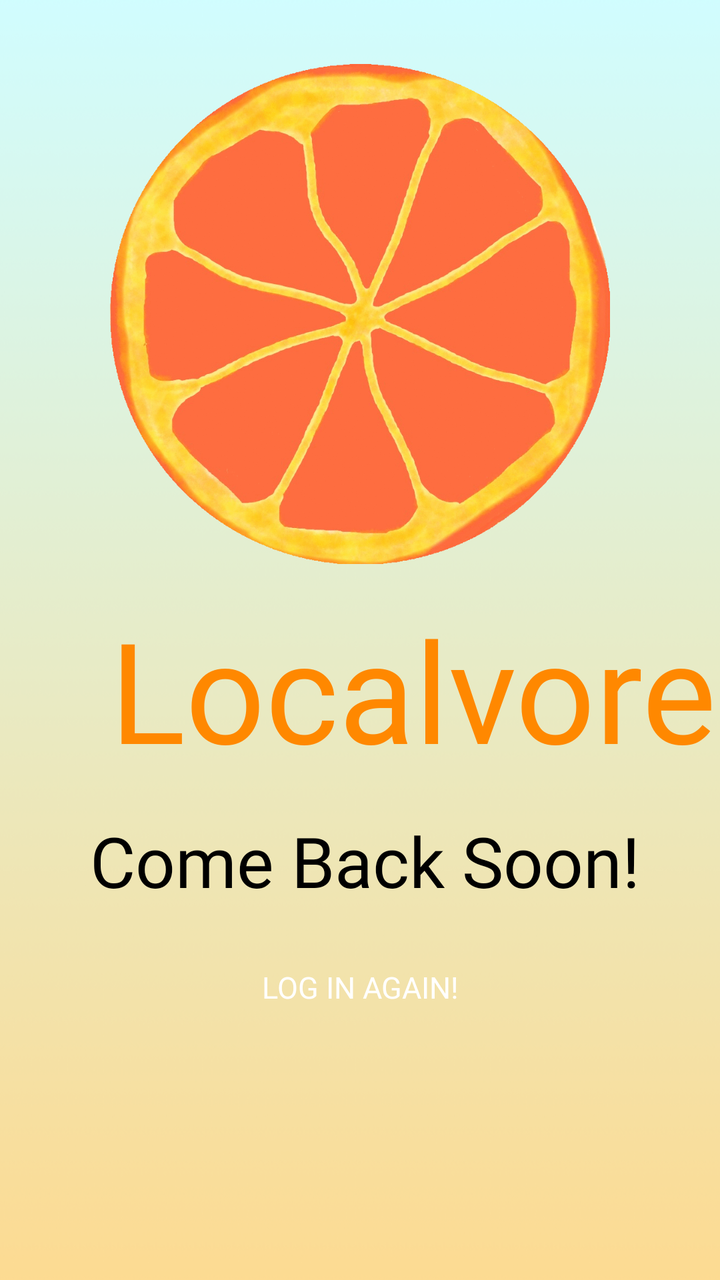
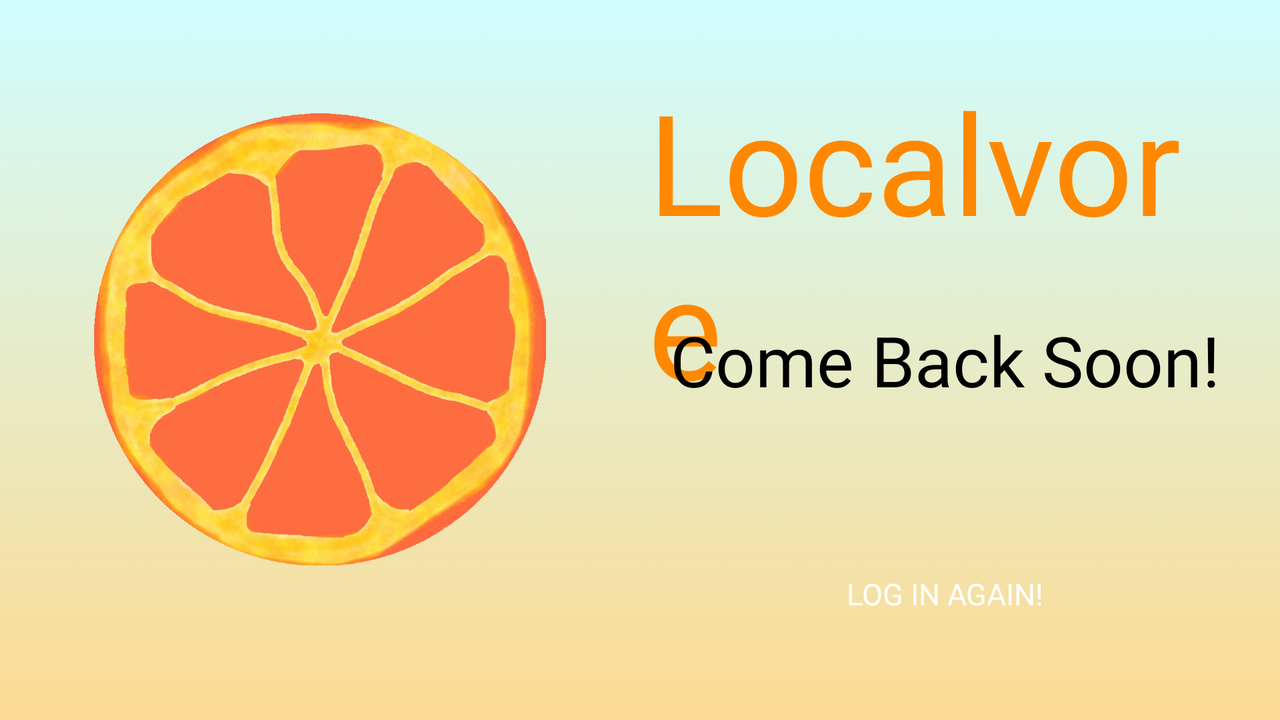

Compare how this app lays out the same screen by default and in its alternative resource folder. The renders come first, then the two layout files and the values they reference.
<!-- AndroidManifest.xml: application theme AppTheme -->
<!-- res/layout/content_logout.xml -->
<?xml version="1.0" encoding="utf-8"?>
<android.support.constraint.ConstraintLayout xmlns:android="http://schemas.android.com/apk/res/android"
    xmlns:app="http://schemas.android.com/apk/res-auto"
    xmlns:tools="http://schemas.android.com/tools"
    android:layout_width="match_parent"
    android:layout_height="match_parent"
    android:background="@drawable/background"
    app:layout_behavior="@string/appbar_scrolling_view_behavior"
    tools:context=".LogoutActivity"
    tools:showIn="@layout/activity_logout">

    <ImageView
        android:id="@+id/logoutLogo"
        android:layout_width="250dp"
        android:layout_height="250dp"
        android:layout_marginEnd="8dp"
        android:layout_marginStart="8dp"
        android:layout_marginTop="32dp"
        android:contentDescription="@string/logo"
        app:layout_constraintEnd_toEndOf="parent"
        app:layout_constraintStart_toStartOf="parent"
        app:layout_constraintTop_toTopOf="parent"
        app:srcCompat="@drawable/logo" />

    <TextView
        android:id="@+id/logoutTitle"
        android:layout_width="wrap_content"
        android:layout_height="wrap_content"
        android:layout_marginEnd="8dp"
        android:layout_marginTop="16dp"
        android:fontFamily="@font/cemong"
        android:text="@string/title"
        android:textColor="@android:color/holo_orange_dark"
        android:textSize="70sp"
        app:layout_constraintEnd_toEndOf="@+id/logoutLogo"
        app:layout_constraintHorizontal_bias="0.0"
        app:layout_constraintStart_toStartOf="@+id/logoutLogo"
        app:layout_constraintTop_toBottomOf="@+id/logoutLogo" />

    <TextView
        android:id="@+id/logoutMessage"
        android:layout_width="wrap_content"
        android:layout_height="wrap_content"
        android:layout_marginEnd="8dp"
        android:layout_marginTop="16dp"
        android:fontFamily="@font/cagliostro"
        android:text="@string/logout_message"
        android:textColor="@android:color/black"
        android:textSize="35sp"
        app:layout_constraintEnd_toEndOf="@+id/logoutLogo"
        app:layout_constraintHorizontal_bias="0.304"
        app:layout_constraintStart_toStartOf="@+id/logoutLogo"
        app:layout_constraintTop_toBottomOf="@+id/logoutTitle" />

    <Button
        android:id="@+id/loginAgain"
        android:layout_width="150dp"
        android:layout_height="wrap_content"
        android:layout_marginEnd="8dp"
        android:layout_marginStart="8dp"
        android:layout_marginTop="16dp"
        android:background="@drawable/side_nav_bar"
        android:fontFamily="@font/cagliostro"
        android:text="@string/login_again"
        android:textSize="15sp"
        app:layout_constraintEnd_toEndOf="@+id/logoutLogo"
        app:layout_constraintStart_toStartOf="@+id/logoutLogo"
        app:layout_constraintTop_toBottomOf="@+id/logoutMessage" />
</android.support.constraint.ConstraintLayout>
<!-- resources referenced by this layout -->
<resources>
  <!-- drawable background: png bitmap (drawable, 126099 bytes) -->
  <!-- drawable logo: png bitmap (drawable, 229807 bytes) -->
  <string name="login_again">Log In Again!</string>
  <string name="logo">Localvore Logo</string>
  <string name="logout_message"> Come Back Soon!</string>
  <string name="title">Localvore</string>
  <!-- from res/values-v21/ -->
  <style name="AppTheme" parent="Theme.AppCompat.NoActionBar">
          
          <item name="colorPrimaryDark">?android:attr/colorButtonNormal</item>
          <item name="android:colorBackground">@android:color/background_light</item>
          <item name="android:windowBackground">@color/colorPrimary</item>
          <item name="android:navigationBarColor">@color/colorPrimary</item>
      </style>
  <color name="colorPrimary">#4bd1b6</color>
</resources>
<!-- res/layout-land/content_logout.xml (the repository's variant of the layout above) -->
<!-- drawn on the phone turned sideways -->
<?xml version="1.0" encoding="utf-8"?>
<android.support.constraint.ConstraintLayout xmlns:android="http://schemas.android.com/apk/res/android"
    xmlns:app="http://schemas.android.com/apk/res-auto"
    xmlns:tools="http://schemas.android.com/tools"
    android:layout_width="match_parent"
    android:layout_height="match_parent"
    android:background="@drawable/background"
    app:layout_behavior="@string/appbar_scrolling_view_behavior"
    tools:context=".LogoutActivity"
    tools:showIn="@layout/activity_logout">

    <RelativeLayout
        android:id="@+id/leftView"
        android:layout_width="290dp"
        android:layout_height="311dp"
        app:layout_constraintBottom_toBottomOf="parent"
        app:layout_constraintEnd_toStartOf="@+id/centerGuideline"
        app:layout_constraintStart_toStartOf="parent"
        app:layout_constraintTop_toTopOf="parent">

        <ImageView
            android:id="@+id/logoutLogo"
            android:layout_width="227dp"
            android:layout_height="226dp"
            android:layout_alignParentTop="true"
            android:layout_centerHorizontal="true"
            android:layout_marginTop="32dp"
            android:contentDescription="@string/logo"
            app:layout_constraintEnd_toEndOf="parent"
            app:layout_constraintStart_toStartOf="parent"
            app:layout_constraintTop_toTopOf="parent"
            app:srcCompat="@drawable/logo" />

    </RelativeLayout>

    <RelativeLayout
        android:id="@+id/rightView"
        android:layout_width="297dp"
        android:layout_height="match_parent"
        app:layout_constraintBottom_toBottomOf="parent"
        app:layout_constraintEnd_toEndOf="parent"
        app:layout_constraintStart_toEndOf="@+id/leftView"
        app:layout_constraintTop_toTopOf="parent">

        <TextView
            android:id="@+id/logoutTitle"
            android:layout_width="wrap_content"
            android:layout_height="wrap_content"
            android:layout_alignParentTop="true"
            android:layout_centerHorizontal="true"
            android:layout_marginTop="34dp"
            android:fontFamily="@font/cemong"
            android:text="@string/title"
            android:textColor="@android:color/holo_orange_dark"
            android:textSize="70sp" />

        <TextView
            android:id="@+id/logoutMessage"
            android:layout_width="wrap_content"
            android:layout_height="wrap_content"
            android:layout_centerInParent="true"
            android:fontFamily="@font/cagliostro"
            android:text="@string/logout_message"
            android:textColor="@android:color/black"
            android:textSize="35sp" />

        <Button
            android:id="@+id/loginAgain"
            android:layout_width="150dp"
            android:layout_height="wrap_content"
            android:layout_alignParentBottom="true"
            android:layout_centerHorizontal="true"
            android:layout_marginBottom="39dp"
            android:background="@drawable/side_nav_bar"
            android:fontFamily="@font/cagliostro"
            android:text="@string/login_again"
            android:textSize="15sp" />
    </RelativeLayout>

    <android.support.constraint.Guideline
        android:id="@+id/centerGuideline"
        android:layout_width="wrap_content"
        android:layout_height="wrap_content"
        android:orientation="vertical"
        app:layout_constraintGuide_percent="0.5" />
</android.support.constraint.ConstraintLayout>
